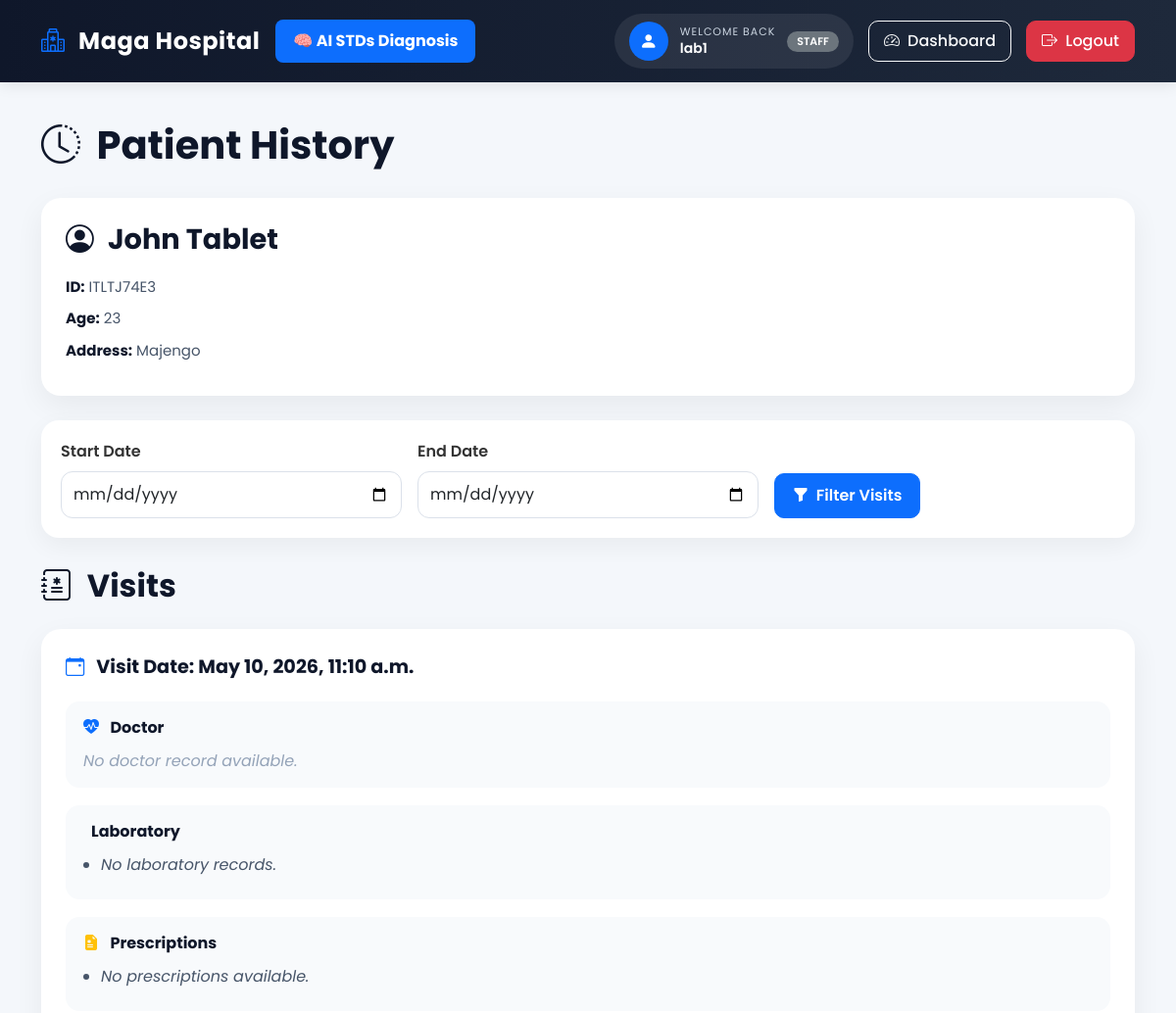
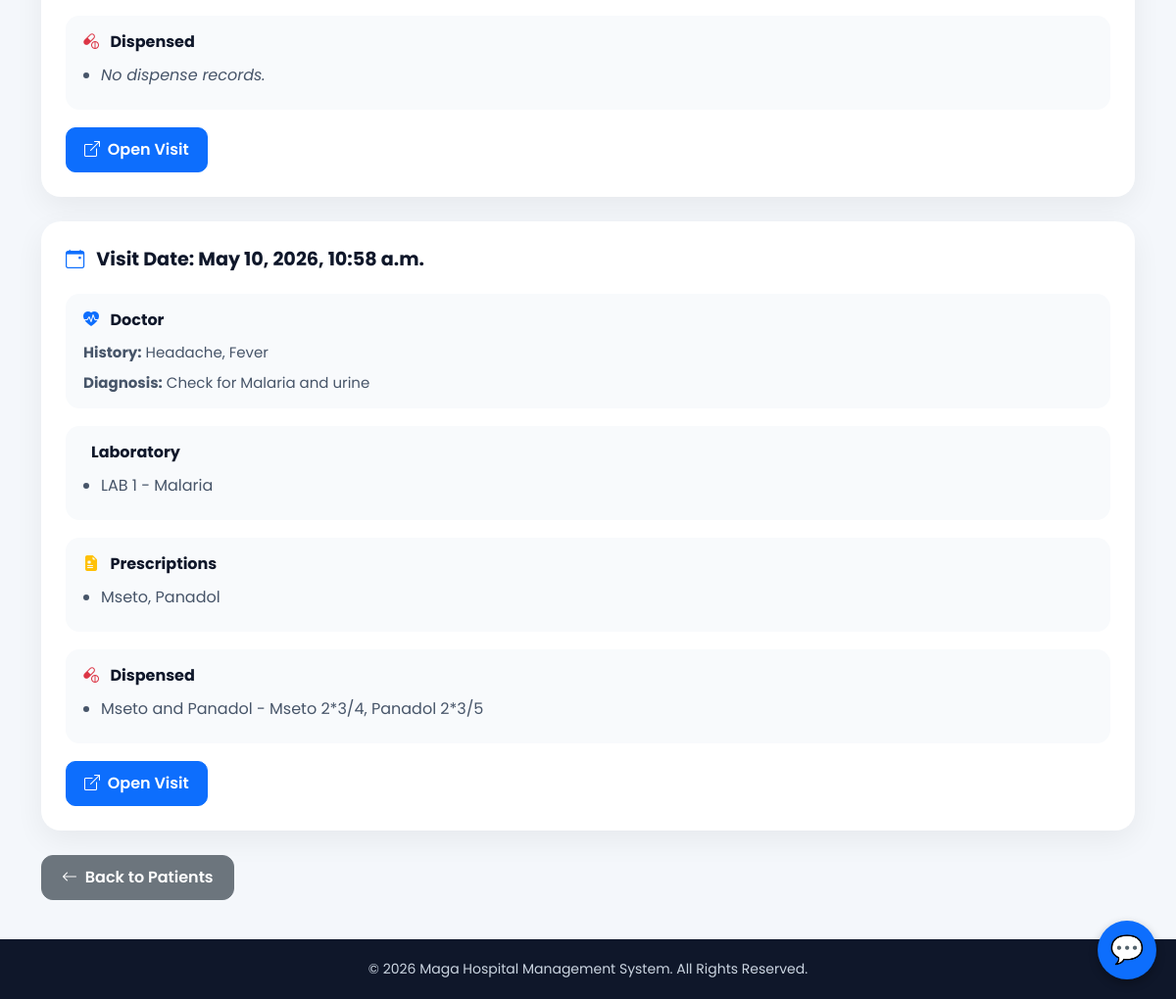
The app's page /patient/ITLTJ74E3/history/ (signed in) with its own data (2 pictures, top to bottom).
### magahospital/models.py (models this page shows, shortened)
class Patient(models.Model):
    idno = models.CharField(
        max_length=9,
        unique=True,
        default=generate_random_code,
        editable=False
    )
    firstname = models.CharField(
        max_length=200
    )
    secondname = models.CharField(
        max_length=200
    )
    age = models.IntegerField()
    address = models.CharField(
        max_length=200
    )
    sex = models.CharField(
        max_length=1,
        choices=SEX
    )
    created_at = models.DateTimeField(
        default=timezone.now
    )
    class Meta:
        ordering = ['-created_at']

class Visit(models.Model):
    patient = models.ForeignKey(
        Patient,
        on_delete=models.CASCADE,
        related_name='visits'
    )
    date = models.DateTimeField(
        default=timezone.now
    )
    status = models.CharField(
        max_length=20,
        choices=VISIT_STATUS,
        default='Doctor'
    )
    class Meta:
        ordering = ['-date']

class Doctor(models.Model):
    visit = models.OneToOneField(
        Visit,
        on_delete=models.CASCADE,
        related_name='doctor'
    )
    history = models.TextField(
        blank=True,
        null=True
    )
    diagnosis = models.TextField(
        blank=True,
        null=True
    )
    created_at = models.DateTimeField(
        default=timezone.now
    )

class Lab(models.Model):
    visit = models.ForeignKey(
        Visit,
        on_delete=models.CASCADE,
        related_name='labs'
    )
    lab_type = models.IntegerField(
        choices=LAB
    )
    results = models.TextField(
        blank=True,
        null=True
    )
    created_at = models.DateTimeField(
        default=timezone.now
    )

class Prescription(models.Model):
    visit = models.ForeignKey(
        Visit,
        on_delete=models.CASCADE,
        related_name='prescriptions'
    )
    medication = models.TextField()
    notes = models.TextField(
        blank=True,
        null=True
    )
    created_at = models.DateTimeField(
        default=timezone.now
    )

class Dispense(models.Model):
    visit = models.ForeignKey(
        Visit,
        on_delete=models.CASCADE,
        related_name='dispenses'
    )
    medication_given = models.TextField()
    quantity = models.CharField(
        max_length=100,
        blank=True,
        null=True
    )
    created_at = models.DateTimeField(
        default=timezone.now
    )

### magahospital/views.py (the view)
@login_required
def patient_history(request, patient_id):
    patient = get_object_or_404(
        Patient,
        idno=patient_id
    )
    visits = patient.visits.all().order_by(
        '-date'
    )
    start = request.GET.get('start')
    end = request.GET.get('end')
    if start:
        visits = visits.filter(
            date__gte=start
        )
    if end:
        visits = visits.filter(
            date__lte=end
        )
    return render(
        request,
        'magahospital/patient_history.html',
        {
            'patient': patient,
            'visits': visits
        }
    )

### magahospital/templates/magahospital/patient_history.html (shortened to what this page needs)
{% extends 'magahospital/base.html' %}
{% load static %}
{% block content %}
<h2 class="page-title">
    <i class="bi bi-clock-history me-2"></i>
    Patient History
</h2>
<div class="custom-card">
    <h4 class="patient-name">
        <i class="bi bi-person-circle me-2"></i>
        {{ patient.firstname }} {{ patient.secondname }}
    </h4>
    <div class="patient-info">
        <strong>ID:</strong> {{ patient.idno }}
    </div>
    <div class="patient-info">
        <strong>Age:</strong> {{ patient.age }}
    </div>
    <div class="patient-info">
        <strong>Address:</strong> {{ patient.address }}
    </div>
</div>
<div class="filter-card">
    <form method="GET" class="row g-3 align-items-end">
        <div class="col-md-4">
            <label class="form-label fw-semibold">
                Start Date
            </label>
            <input type="date"
                   name="start"
                   class="form-control"
                   value="{{ request.GET.start }}">
        </div>
        <div class="col-md-4">
            <label class="form-label fw-semibold">
                End Date
            </label>
            <input type="date"
                   name="end"
                   class="form-control"
                   value="{{ request.GET.end }}">
        </div>
        <div class="col-md-4">
            <button type="submit"
                    class="btn btn-primary action-btn">
                <i class="bi bi-funnel-fill me-1"></i>
                Filter Visits
            </button>
        </div>
    </form>
</div>
<h3 class="section-title">
    <i class="bi bi-journal-medical me-2"></i>
    Visits
</h3>
{% for visit in visits %}
<div class="custom-card">
    <div class="visit-date">
        <i class="bi bi-calendar-event me-2 text-primary"></i>
        Visit Date:
        {{ visit.date }}
    </div>
    <div class="detail-box">
        <div class="detail-title">
            <i class="bi bi-heart-pulse-fill text-primary me-2"></i>
            Doctor
        </div>
        {% if visit.doctor %}
            <div class="detail-text">
                <strong>History:</strong>
                {{ visit.doctor.history }}
            </div>
            <div class="detail-text mt-2">
                <strong>Diagnosis:</strong>
                {{ visit.doctor.diagnosis }}
            </div>
        {% else %}
            <div class="empty-text">
                No doctor record available.
            </div>
        {% endif %}
    </div>
    <div class="detail-box">
        <div class="detail-title">
            Laboratory
        </div>
        <ul class="custom-list">
            {% for lab in visit.labs.all %}
                <li>
                    {{ lab.get_lab_type_display }} - {{ lab.results }}
                </li>
            {% empty %}
                <li class="empty-text">
                    No laboratory records.
                </li>
            {% endfor %}
        </ul>
    </div>
    <div class="detail-box">
        <div class="detail-title">
            <i class="bi bi-file-earmark-medical-fill text-warning me-2"></i>
            Prescriptions
        </div>
        <ul class="custom-list">
            {% for p in visit.prescriptions.all %}
                <li>{{ p.medication }}</li>
            {% empty %}
                <li class="empty-text">
                    No prescriptions available.
                </li>
            {% endfor %}
        </ul>
    </div>
    <div class="detail-box">
        <div class="detail-title">
            <i class="bi bi-capsule-pill text-danger me-2"></i>
            Dispensed
        </div>
        <ul class="custom-list">
            {% for d in visit.dispenses.all %}
                <li>
                    {{ d.medication_given }} - {{ d.quantity }}
                </li>
            {% empty %}
                <li class="empty-text">
                    No dispense records.
                </li>
            {% endfor %}
        </ul>
    </div>
    <a href="{% url 'visit_detail' visit.id %}"
       class="btn btn-primary action-btn">
        <i class="bi bi-box-arrow-up-right me-1"></i>
        Open Visit
    </a>
</div>
{% empty %}
<div class="custom-card text-center">
    <p class="empty-text mb-0">
        No visits found for this patient.
    </p>
</div>
{% endfor %}
<a href="{% url 'patient_list' %}"
   class="btn btn-secondary back-btn">
    <i class="bi bi-arrow-left me-1"></i>
    Back to Patients
</a>
{% endblock %}

### magahospital/templates/magahospital/base.html (shortened to what this page needs)
{% load static %}
<!DOCTYPE html>
<html lang="en">
<head>
    <link href="https://cdn.jsdelivr.net/npm/bootstrap@5.3.0/dist/css/bootstrap.min.css" rel="stylesheet">
    <link href="https://cdn.jsdelivr.net/npm/bootstrap-icons@1.11.3/font/bootstrap-icons.min.css" rel="stylesheet">
    <link rel="stylesheet" href="{% static 'css/style.css' %}">
    <link rel="stylesheet" href="{% static 'css/chatbot.css' %}">
    <link rel="stylesheet" href="{% static 'css/style.css' %}">
</head>
<body>
<nav class="navbar navbar-expand-lg navbar-dark">
    <div class="container">
        <a class="navbar-brand" href="{% url 'index' %}">
            <i class="bi bi-hospital me-2"></i>
            Maga Hospital
        </a>
        <div class="collapse navbar-collapse" id="navbarContent">
        <a href="/predict/" class="ai-nav-btn me-4">
    🧠 AI STDs Diagnosis
        </a>
            <div class="ms-auto user-section">
                {% if request.user.is_authenticated %}
                <div class="welcome-box">
                    <div class="avatar">
                        <i class="bi bi-person-fill"></i>
                    </div>
                    <div class="welcome-text">
                        <small>WELCOME BACK</small>
                        <span>
                            {{ request.user.username }}
                        </span>
                    </div>
                    {% if is_admin %}
                        <span class="badge bg-danger role-badge">
                            ADMIN
                        </span>
                    {% elif is_doctor %}
                        <span class="badge bg-success role-badge">
                            DOCTOR
                        </span>
                    {% elif is_lab %}
                        <span class="badge bg-warning text-dark role-badge">
                            LAB
                        </span>
                    {% elif is_dispense %}
                        <span class="badge bg-primary role-badge">
                            DISPENSER
                        </span>
                    {% else %}
                        <span class="badge bg-secondary role-badge">
                            STAFF
                        </span>
                    {% endif %}
                </div>
                <a href="{% url 'dashboard' %}"
                   class="btn btn-outline-light nav-btn">
                    <i class="bi bi-speedometer2 me-1"></i>
                    Dashboard
                </a>
                <a href="{% url 'logout' %}"
                   class="btn btn-danger nav-btn">
                    <i class="bi bi-box-arrow-right me-1"></i>
                    Logout
                </a>
                {% endif %}
            </div>
        </div>
    </div>
</nav>
<div class="container main-content">
    {% block content %}
    {% endblock %}
</div>
<footer>
    <div class="container">
        <p>
            © 2026 Maga Hospital Management System. All Rights Reserved.
        </p>
    </div>
</footer>
<div class="chat-circle" id="chat-toggle">
    💬
</div>
</body>
</html>

### magahospital/static/css/style.css (style rules this page uses)
* { margin:0; padding:0; box-sizing:border-box; }
body { font-family:'Poppins', sans-serif; background:#f4f7fb; color:#333; }
.navbar { background: linear-gradient(90deg, #0f172a, #1e293b) !important; padding:14px 0; box-shadow:0 2px 15px rgba(0,0,0,0.1); }
.navbar-brand { font-size:1.5rem; font-weight:700; color:#fff !important; letter-spacing:0.5px; }
.navbar-brand i { color:#0d6efd; }
.ai-nav-btn { background:#0d6efd; color:#fff !important; padding:10px 18px; border-radius:8px; text-decoration:none; font-weight:bold; transition:0.3s; }
.user-section { display:flex; align-items:center; gap:15px; }
.welcome-box { display:flex; align-items:center; gap:12px; background:rgba(255,255,255,0.08); padding:8px 15px; border-radius:50px; }
.avatar { width:40px; height:40px; border-radius:50%; background:#0d6efd; display:flex; align-items:center; justify-content:center; color:#fff; font-size:18px; }
.welcome-text { line-height:1.2; }
.welcome-text small { display:block; color:#cbd5e1; font-size:11px; letter-spacing:1px; }
.welcome-text span { color:#fff; font-size:14px; font-weight:600; }
.role-badge { font-size:11px; padding:5px 10px; border-radius:20px; font-weight:600; }
.nav-btn { border-radius:10px; padding:8px 15px; font-weight:500; transition:0.3s; }
.main-content { padding-top:40px; min-height:85vh; }
footer { background:#0f172a; color:#fff; text-align:center; padding:20px 0; margin-top:40px; }
footer p { margin:0; font-size:14px; color:#cbd5e1; }

### magahospital/static/css/chatbot.css (style rules this page uses)
.chat-circle { position: fixed; bottom: 20px; right: 20px; width: 60px; height: 60px; background: #0d6efd; color: white; border-radius: 50%; display: flex; justify-content: center; align-items: center; font-size: 28px; cursor: pointer; box-shadow: 0 4px 10px rgba(0,0,0,0.3); z-index: 9999; }

### magahospital/templates/magahospital/patient_history.html (style rules this page uses)
.page-title { font-size:2.5rem; font-weight:700; color:#0f172a; margin-bottom:30px; }
.custom-card { border:none; border-radius:20px; background:#fff; padding:25px; box-shadow:0 10px 30px rgba(0,0,0,0.06); margin-bottom:25px; transition:0.3s; }
.patient-name { font-size:1.8rem; font-weight:700; color:#0f172a; margin-bottom:20px; }
.patient-info { margin-bottom:10px; color:#475569; font-size:15px; }
.patient-info strong { color:#0f172a; }
.filter-card { border:none; border-radius:18px; background:#fff; padding:20px; box-shadow:0 8px 25px rgba(0,0,0,0.05); margin-bottom:30px; }
.form-control { height:48px; border-radius:12px; border:1px solid #dbe1ea; }
.action-btn { border-radius:10px; padding:10px 18px; font-weight:600; transition:0.3s; }
.section-title { font-size:2rem; font-weight:700; color:#0f172a; margin-bottom:25px; }
.visit-date { font-size:1.2rem; font-weight:700; color:#0f172a; margin-bottom:20px; }
.detail-box { background:#f8fafc; border-radius:14px; padding:15px 18px; margin-bottom:18px; }
.detail-title { font-size:16px; font-weight:700; margin-bottom:10px; color:#0f172a; }
.detail-text { color:#475569; font-size:15px; }
.custom-list { padding-left:18px; margin-bottom:0; }
.custom-list li { margin-bottom:8px; color:#475569; }
.empty-text { color:#94a3b8; font-style:italic; }
.back-btn { border-radius:12px; padding:10px 20px; font-weight:600; }

### records on screen
Patient: firstname "John", secondname "Tablet", idno "ITLTJ74E3", age "23", address "Majengo"
Visit: date "May 10, 2026, 11:10 a.m.", shows "No doctor record available."
Visit: date "May 10, 2026, 10:58 a.m.", doctor.history "Headache, Fever", doctor.diagnosis "Check for Malaria and urine"
Lab: lab_type "LAB 1", results "Malaria"
Prescription: medication "Mseto, Panadol"
Dispense: medication_given "Mseto and Panadol", quantity "Mseto 2*3/4, Panadol 2*3/5"

### other values on screen
{{ request.user.username }} "lab1"
